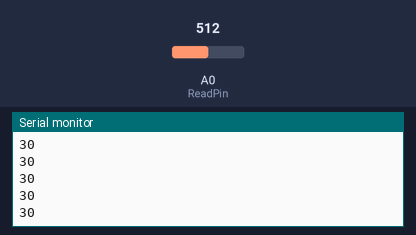
A sketch run on a simulated Arduino Uno, built with avr-gcc and run on an emulated ATmega328P. Shown: the last lines printed to the serial monitor. Inputs (shaded band) come from the test bench; at power-on: A0 (ReadPin) = 512.

Above: at 1.2 s.
1.3 s: A0 (ReadPin) set to 716
At 1.31 s:
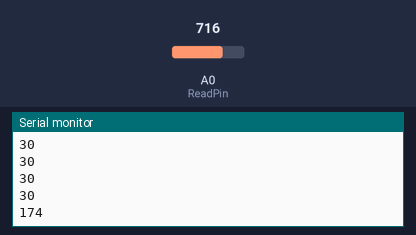
2.8 s: A0 (ReadPin) set to 900
At 2.81 s:
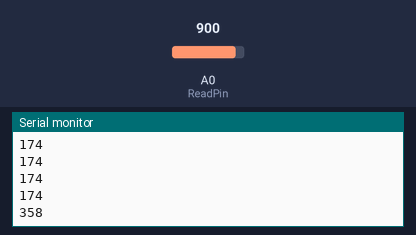
Timing chart, 0 to 5.8 s (numbered marks = the images above; inputs shaded):
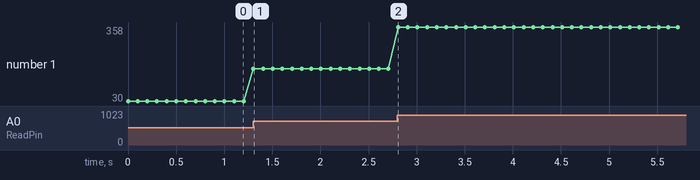

The sketch:

Flex_Sensor_Read.ino
```cpp
int ReadPin = 0; // Will read on analog pin 0

int flexval;

void setup() {
  Serial.begin(9600);
}

void loop() {
  flexval = abs(analogRead(ReadPin)-542);

  Serial.println(flexval);
  delay(100);
}
```

Measured:
- after the input at 1.3 s, the serial monitor: prints a new line at once (image 1)
- after the input at 2.8 s, the serial monitor: prints a new line at once (image 2)
- plotted number 1: 30 → 174 after the input at 1.3 s, 174 → 358 after the input at 2.8 s
